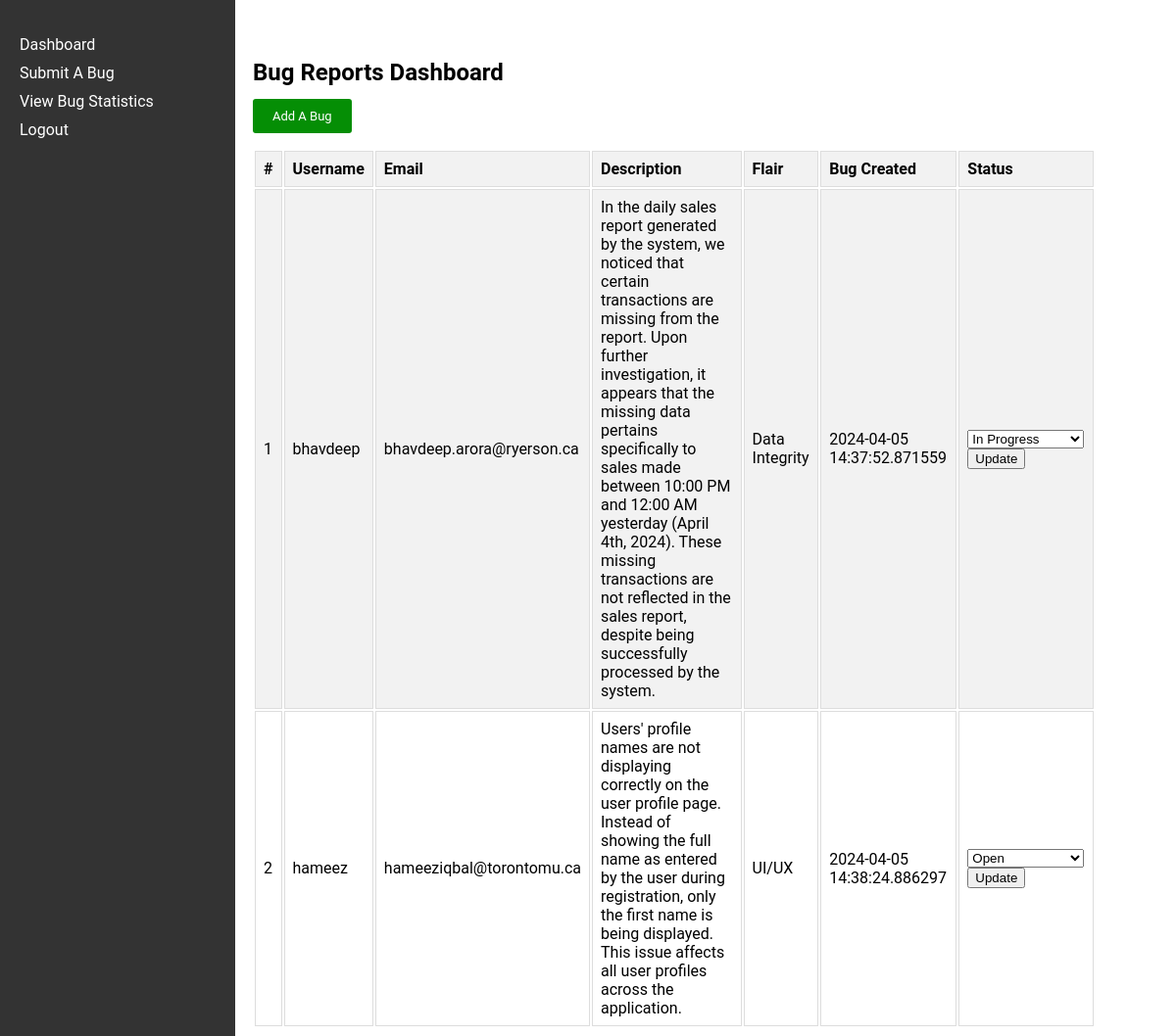
/dashboard, run on the app's committed database.
### app.py (models this page shows)
class Bug(db.Model, UserMixin):
    id = db.Column(db.Integer, primary_key=True)
    username = db.Column(db.String(20), nullable=False)
    email = db.Column(db.String(50), nullable=False)
    bug_description = db.Column(db.String(800), nullable=False)
    bug_flair = db.Column(db.String(20), nullable=True)
    bug_status = db.Column(db.String(20), nullable=True)
    timestamp = db.Column(db.DateTime, nullable=False, default=datetime.now)

### app.py (the view)
@app.route('/dashboard', methods=['GET', 'POST'])
def dashboard():
    bug_reports = Bug.query.all()
    return render_template('dashboard.html', bug_reports=bug_reports)

### templates/dashboard.html (shortened to what this page needs)
<!DOCTYPE html>
<html lang="en">
<head>
    <link rel="stylesheet" href="../static/dashboard.css">
</head>
<body>
    <div class="navbar">
        <ul>
            <li><a href="{{ url_for('dashboard') }}">Dashboard</a></li>
            <li><a href="{{ url_for('submit_bug') }}">Submit A Bug</a></li>
            <li><a href="">View Bug Statistics</a></li>
            <li><a href="{{ url_for('logout') }}">Logout</a></li>
        </ul>
    </div>
    <div class="table">
        <h2>Bug Reports Dashboard</h2>
        <a href="{{ url_for('submit_bug') }}" class="add-a-bug">Add A Bug</a>
        <table class="bug-report-table">
            <tr>
                <th>#</th>
                <th>Username</th>
                <th>Email</th>
                <th>Description</th>
                <th>Flair</th>
                <th>Bug Created</th>
                <th>Status</th>
            </tr>
            {% for bug in bug_reports %}
            <tr>
                <td>{{ bug.id }}</td>
                <td>{{ bug.username }}</td>
                <td>{{ bug.email }}</td>
                <td>{{ bug.bug_description }}</td>
                <td>{{ bug.bug_flair }}</td>
                <td>{{ bug.timestamp }}</td>
                <td>
                    <form method="POST" action="{{ url_for('update_bug_status', bug_id=bug.id) }}">
                        <select name="bug_status">
                            <option value="Open" {% if bug.bug_status == 'Open' %} selected {% endif %}>Open</option>
                            <option value="In Progress" {% if bug.bug_status == 'In Progress' %} selected {% endif %}>In Progress</option>
                        </select>
                        <input type="submit" value="Update">
                    </form>
                </td>
            </tr>
            {% endfor %}
        </table>
    </div>
</body>
</html>

### static/dashboard.css (style rules this page uses)
body { font-family: "Roboto", sans-serif; }
.navbar { width: 200px; height: 100%; position: fixed; top: 0; left: 0; background-color: #333; padding: 20px; color: white; }
.navbar ul { list-style-type: none; padding: 0; }
.navbar li { margin-bottom: 10px; }
.navbar li a { color: white; text-decoration: none; }
.table { margin-left: 250px; width: calc(98% - 300px); margin-top: 60px; border-collapse: collapse; }
.table th, .table td { border: 1px solid #ddd; padding: 8px; }
.table th { background-color: #f2f2f2; text-align: left; }
.table tr:nth-child(even) { background-color: #f2f2f2; }
.add-a-bug { background-color: rgb(5, 142, 5); color: #fff; border: none; border-radius: 3px; padding: 10px 20px; cursor: pointer; text-decoration: none; font-size: small; }
.bug-report-table { margin-top: 25px; }

### data on the page
Bug: id "1", username "bhavdeep", email "bhavdeep.arora@ryerson.ca", bug_description "In the daily sales report generated by the system, we noticed that certain transactions are missing from the report. Upon further investigation, it appears that the missing data pertains specifically to sales made between 10:00 PM and 12:00 AM yesterday (April 4th, 2024). These missing transactions are not reflected in the sales report, despite being successfully processed by the system.", bug_flair "Data Integrity", timestamp "2024-04-05 14:37:52.871559", bug_status "In Progress"
Bug: id "2", username "hameez", email "hameeziqbal@torontomu.ca", bug_description "Users' profile names are not displaying correctly on the user profile page. Instead of showing the full name as entered by the user during registration, only the first name is being displayed. This issue affects all user profiles across the application.", bug_flair "UI/UX", timestamp "2024-04-05 14:38:24.886297", bug_status "Open"
